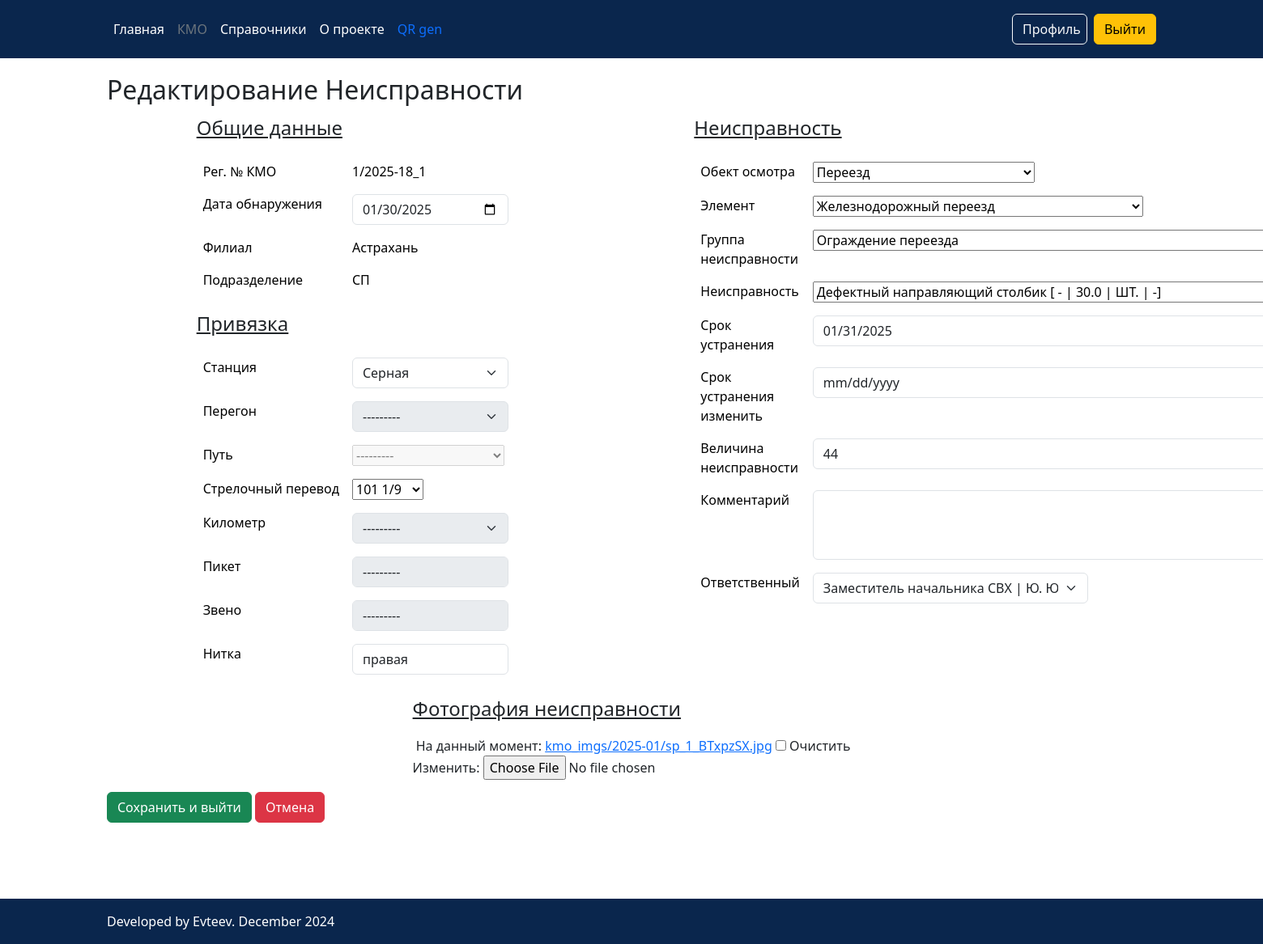
The app's page /edit_kmo_det/1 (signed in) with its own data.
### KMO/models.py (models this page shows, shortened)
class Kmo(models.Model):
    iddepowner = models.ForeignKey(Bs_depowner, on_delete=models.CASCADE, verbose_name='Филиал')
    created_at = models.DateTimeField('Дата создания', auto_now_add=True, editable=False)
    user_creator = models.CharField('Создатель', max_length=50, null=True, blank=True)
    s_update_user = models.CharField('Изменивший', max_length=25, null=True, blank=True)
    updated_at = models.DateTimeField('Дата изменения', auto_now=True, editable=False)
    n_regnumber = models.CharField('Рег. №', max_length=12)
    date_detection = models.DateField('Дата обнаружения')
    idprofile = models.ForeignKey(Profile, on_delete=models.CASCADE, verbose_name='Председатель', null=True)
    approved = models.BooleanField('Утверждён', default=False, null=True, blank=True)
    def __str__(self):
        return ('КМО Рег. №' + str(self.n_regnumber) + ' от ' + str(self.date_detection)
                )
    class Meta:
        verbose_name = 'КМО'
        verbose_name_plural = 'Список КМО'

class Kmodet(models.Model):
    idkmo = models.ForeignKey(Kmo, on_delete=models.CASCADE, verbose_name='КМО')
    iddepowner = models.ForeignKey(Bs_depowner, on_delete=models.CASCADE, verbose_name='Филиал', null=True, blank=True)
    created_at = models.DateTimeField('Дата создания', auto_now_add=True, editable=False)
    user_creator = models.CharField('Создатель', max_length=50, null=True, blank=True)
    s_update_user = models.CharField('Изменивший', max_length=50, null=True, blank=True)
    updated_at = models.DateTimeField('Дата изменения', auto_now=True, editable=False)
    date_detection = models.DateField('Дата обнаружения')
    iddepartment = models.ForeignKey(Bs_department, on_delete=models.CASCADE, verbose_name='Подразделение')
    idrwstation = models.ForeignKey(Bs_RWStation, on_delete=models.CASCADE, verbose_name='Станция/Участок', null=True,
                                    blank=True)
    idrwstage = models.ForeignKey(Bs_RWstage, on_delete=models.CASCADE, verbose_name='Перегон', null=True, blank=True,
                                  default=None)
    idrwway = ChainedForeignKey(Bs_RWway, chained_field="idrwstation",
                                chained_model_field="idrwstation",
                                show_all=False,
                                auto_choose=True,
                                sort=True, null=True, blank=True)
    idrwkilometr = models.ForeignKey(Bs_RWkilometr, on_delete=models.CASCADE, verbose_name='км', null=True, blank=True,
                                     default=None)
    idrwsp = ChainedForeignKey(Bs_RWsp, chained_field="idrwstation",
                               chained_model_field="idrwstation",
                               show_all=False,
                               auto_choose=True,
                               sort=True, null=True, blank=True)
    RW_picket = models.CharField(max_length=2, choices=picket_CHOICES, verbose_name='пикет', null=True, blank=True)
    RW_unit = models.CharField('Звено', choices=zveno_CHOICES, max_length=2, null=True, blank=True)
    RW_thread = models.CharField('Нитка', choices=thread_CHOICES, max_length=6, null=True, blank=True)
    idBs_Obj_insp = ChainedForeignKey(Bs_Obj_insp, chained_field="iddepartment",
                                      chained_model_field="iddepartment",
                                      show_all=False,
                                      auto_choose=True,
                                      sort=True)
    idBs_RW_element = ChainedForeignKey(Bs_RW_element, chained_field="idBs_Obj_insp",
                                        chained_model_field="id_obj_insp",
                                        show_all=False,
                                        auto_choose=True,
                                        sort=True)
    idBs_RW_defect_gr = ChainedForeignKey(Bs_RW_defect_gr, chained_field="idBs_RW_element",
                                          chained_model_field="id_rw_element",
                                          show_all=False,
                                          auto_choose=True,
                                          sort=True)
    idBs_RW_defect_tp = ChainedForeignKey(Bs_RW_defect_tp, chained_field="idBs_RW_defect_gr",
                                          chained_model_field="id_RW_defect_gr",
                                          show_all=False,
                                          auto_choose=True,
                                          sort=True)
    RW_size_def = models.CharField('Величина неисправности', max_length=100, default=None)
    date_elimination = models.DateField('Срок устранения')
    date_elimination_edit = models.DateField('Срок устранения изменить', null=True, blank=True)
    image_defect = models.ImageField('Фотография неисправности', null=True, blank=True, upload_to=custom_path)
    eliminated = models.BooleanField('Устранено', default=False, null=True, blank=True)
    comment = models.CharField('Комментарий к замечанию', max_length=4000, null=True, blank=True)
    idresponsible = models.ForeignKey(Kmo_responsible, on_delete=models.CASCADE,
                                      verbose_name='Ответственный за  устранение', default=None)
    class Meta:
        verbose_name = 'позиция КМО'
        verbose_name_plural = 'Список позиций КМО'

### BS/models.py (models this page shows)
class Bs_depowner(models.Model):
    s_mnemocode = models.CharField('мнемокод', max_length=10)
    s_name = models.CharField('Филиал', max_length=30)
    s_create_user = models.CharField('Создатель', max_length=25)
    created_at = models.DateTimeField('Дата создания', auto_now_add=True, editable=False)
    s_update_user = models.CharField('Изменивший', max_length=25, null=True, blank=True)
    updated_at = models.DateTimeField('Дата изменения', auto_now=True, editable=False)
    not_used = models.BooleanField('Недействующий', default=False)
    def __str__(self):
        return self.s_name
    class Meta:
        verbose_name = 'Филиал'
        verbose_name_plural = 'Филиалы'

class Bs_department(models.Model):
    s_mnemocode = models.CharField('мнемокод', max_length=10)
    s_name = models.CharField('Подразделение', max_length=50)
    s_create_user = models.CharField('Создатель', max_length=25)
    created_at = models.DateTimeField('Дата создания', auto_now_add=True, editable=False)
    s_update_user = models.CharField('Изменивший', max_length=25, null=True, blank=True)
    updated_at = models.DateTimeField('Дата изменения', auto_now=True, editable=False)
    not_used = models.BooleanField('Недействующий', default=False)
    part_kmo = models.BooleanField('Участвует в КМО', default=False)
    def __str__(self):
        return self.s_name
    class Meta:
        verbose_name = 'Подразделение'
        verbose_name_plural = 'Подразделения'

### Main/views.py (the view)
# urls.py: path('edit_kmo_det/<int:kmodet_id>', views.edit_kmo_det, name='edit_kmo_det'),
@login_required()
def edit_kmo_det(request, kmodet_id):
    kmodet = get_object_or_404(Kmodet, id=kmodet_id)
    if kmodet.idkmo.approved:
        return HttpResponseRedirect(f'/view_kmo_det/{kmodet_id}')
    if request.method == 'POST':
        edit_form = KMOdetForm_create(request.POST, request.FILES, instance=kmodet)
        pprint(edit_form)
        if edit_form.is_valid():
            edit_form.instance.s_update_user = request.user.username
            edit_form.save()
            return redirect(f"/edit_kmo/{kmodet.idkmo.pk}")
    else:
        edit_kmodet_form = KMOdetForm_create(instance=kmodet)
        depart = edit_kmodet_form.instance.iddepartment
        header_KMO_data = Kmo.objects.get(id=kmodet.idkmo.pk)
        content = {'title_view': 'Редактирование неисправности',
                   'edit_kmodet_form': edit_kmodet_form,
                   'header_KMO_data': header_KMO_data,
                   'iddepartment': depart,
                   'iddepowner_f': header_KMO_data.iddepowner,
                   }
        return render(request, 'KMO/KMO_det/edit_kmo_det.html', context=content)

### BS/models.py (called while the page is built)
    def __str__(self):
        return self.s_name

    def __str__(self):
        return self.s_name

    def __str__(self):
        return str(self.s_name) + '(' + str(self.idrwstation) + ')'

    def __str__(self):
        return str(self.s_name) + 'км(' + str(self.idrwstation) + ')'

    def __str__(self):
        return str(self.s_name) + ' ' + str(self.mark_crossp)

    def __str__(self):
        return self.s_name

    def __str__(self):
        return self.s_name

    def __str__(self):
        return self.s_name

    def __str__(self):
        return (str(self.s_name) +
                ' [ ' + str(self.s_deviation_interval) +
                ' | ' + str(self.d_deadline) +
                ' | ' + str(self.s_measurement) +
                ' | ' + str(self.n_speed_limit) + ']')

### KMO/models.py (called while the page is built)
    def __str__(self):
        return str(self.idprofile) + '(' + str(self.iddepartment) + ')'

### Main/models.py (called while the page is built)
    def __str__(self):
        return str(self.idposition) + ' | ' + str(self.get_fio())

    def get_fio(self):
        fio = "%s %s %s" % (str(self.first_name)[:1] + '.', str(self.third_name)[:1] + '.', self.last_name)
        return fio.strip()

### KMO/templates/KMO/KMO_det/edit_kmo_det.html (shortened to what this page needs)
{% extends 'main/base.html'%}
{% load static %}
{% block content %}
<div class="container" style="margin-bottom: 150px; margin-top: 20px;">
    <h2>Редактирование Неисправности</h2>
    <form method="post" style="margin-top: 10px; margin-bottom: 30px" enctype="multipart/form-data">
        <div style="display: flex; justify-content: space-around;flex-wrap: wrap;">
            <div class="general_info">
                <p style="font-size: 24px; text-decoration: underline;">Общие данные</p>
                <table class="table table-borderless">
                  <tbody>
                    <tr>
                      <td >Рег. № КМО</td>
                      <td>{{header_KMO_data.n_regnumber}}</td>
                    </tr>
                    <tr>
                      <td scope="row">Дата обнаружения</td>
                      <td>{{ edit_kmodet_form.date_detection }}</td>
                    </tr>
                    <tr>
                      <td scope="row">Филиал</td>
                      <td>{{header_KMO_data.iddepowner}}</td>
                    </tr>
                    <tr>
                      <td scope="row">Подразделение</td>
                      <td>{{ iddepartment }}</td>
                    </tr>
                  </tbody>
                </table>
                <p style="font-size: 24px; text-decoration: underline;">Привязка</p>
                <table class="table table-borderless">
                  <tbody>
                    <tr>
                      <td scope="row">Станция</td>
                      <td>{{ edit_kmodet_form.idrwstation }}</td>
                    </tr>
                    <tr>
                      <td scope="row">Перегон</td>
                      <td>{{ edit_kmodet_form.idrwstage }}</td>
                    </tr>
                    <tr>
                      <td scope="row">Путь</td>
                      <td>{{ edit_kmodet_form.idrwway }}</td>
                    </tr>
                    <tr>
                      <td scope="row">Стрелочный перевод</td>
                      <td>{{ edit_kmodet_form.idrwsp }}</td>
                    </tr>
                    <tr>
                      <td scope="row">Километр</td>
                      <td>{{ edit_kmodet_form.idrwkilometr }}</td>
                    </tr>
                  <tr>
                      <td scope="row">Пикет</td>
                      <td>{{ edit_kmodet_form.RW_picket }}</td>
                    </tr>
                  <tr>
                      <td scope="row">Звено</td>
                      <td>{{ edit_kmodet_form.RW_unit }}</td>
                    </tr>
                  <tr>
                      <td scope="row">Нитка</td>
                      <td>{{ edit_kmodet_form.RW_thread }}</td>
                    </tr>
                  </tbody>
                </table>
            </div>
            <div class="defect">
                <p style="font-size: 24px; text-decoration: underline;">Неисправность</p>
                <table class="table table-borderless">
                  <tbody>
                    <tr>
                      <td >Обект осмотра</td>
                      <td>{{ edit_kmodet_form.idBs_Obj_insp }}</td>
                    </tr>
                    <tr>
                      <td scope="row">Элемент</td>
                      <td>{{ edit_kmodet_form.idBs_RW_element }}</td>
                    </tr>
                    <tr>
                      <td scope="row">Группа неисправности</td>
                      <td>{{ edit_kmodet_form.idBs_RW_defect_gr }}</td>
                    </tr>
                    <tr>
                      <td scope="row">Неисправность</td>
                      <td>{{ edit_kmodet_form.idBs_RW_defect_tp }}</td>
                    </tr>
                    <tr>
                      <td scope="row">Срок устранения</td>
                      <td>{{ edit_kmodet_form.date_elimination }}</td>
                    </tr>
                    <tr>
                      <td scope="row">Срок устранения изменить</td>
                      <td>{{ edit_kmodet_form.date_elimination_edit }}</td>
                    </tr>
                    <tr>
                      <td scope="row">Величина неисправности</td>
                      <td>{{ edit_kmodet_form.RW_size_def }}</td>
                    </tr>
                  <tr>
                      <td scope="row">Комментарий</td>
                      <td>{{ edit_kmodet_form.comment }}</td>
                    </tr>
                  <tr>
                      <td scope="row">Ответственный</td>
                      <td>{{ edit_kmodet_form.idresponsible }}</td>
                    </tr>
                  </tbody>
                </table>
            </div>
            <div class="defect-img" style="margin-bottom: 15px;">
                <p style="font-size: 24px; text-decoration: underline;">Фотография неисправности</p>
                <a href="/media/{{ edit_kmodet_form.image_defect.value }}" target="_blank" style="text-decoration: none;">
                </a>
                {{ edit_kmodet_form.image_defect }}
            </div>
        </div>
        <button type="submit" class="btn btn-success">Сохранить и выйти</button>
        <a class="btn btn-danger" href="{% url 'edit_kmo' header_KMO_data.id %}">Отмена</a>
    </form>
</div>
{% endblock %}
{% block li-kmo %}
text-secondary
{% endblock %}
{% block li-home %}
text-white
{% endblock %}
{% block li-bs %}
text-white
{% endblock %}
{% block li-about %}
text-white
{% endblock %}

### records on screen
Kmo: n_regnumber "1/2025-18_1", iddepowner "Астрахань"
Kmodet: date_detection "01/30/2025", idrwstation "Серная", idrwstage "---------", idrwway "---------", idrwsp "101 1/9", idrwkilometr "---------", RW_picket "---------", RW_unit "---------", RW_thread "правая", idBs_Obj_insp "Переезд", idBs_RW_element "Железнодорожный переезд", idBs_RW_defect_gr "Ограждение переезда", idBs_RW_defect_tp "Дефектный направляющий столбик [ - | 30.0 | ШТ. | -]", date_elimination "01/31/2025", RW_size_def "44", idresponsible "Заместитель начальника СВХ | Ю. Ю. Деревенкин(СП)"
Bs_department: s_name "СП"
